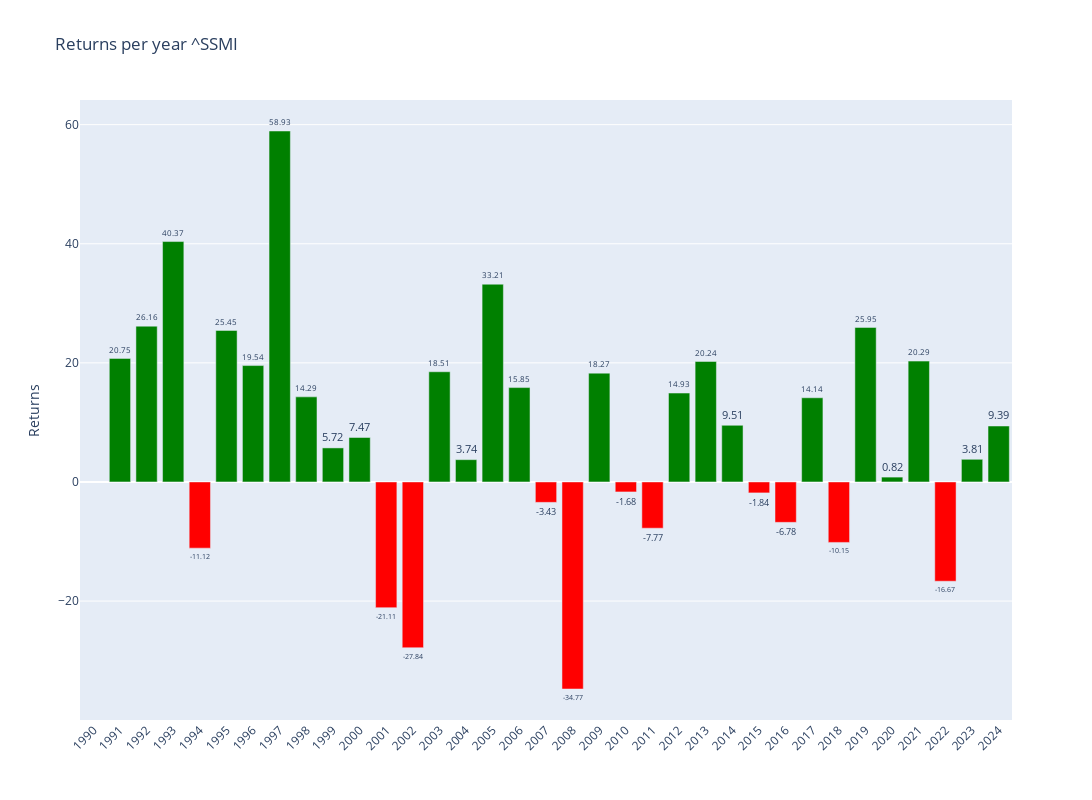

This figure's notebook cell:
### Code cell
# Plotly
fig = make_subplots()

# Add colors
colors = ['green' if x >= 0 else 'red' for x in annual_data['Return']]

# Graph (1,1)
fig.add_trace(go.Bar(y=annual_data['Return'],x=annual_data['Return'].index,text=round(annual_data['Return'],2),textposition='outside',marker_color=colors,hoverinfo='skip'),row=1,col=1)

# Update xaxis properties
fig.update_yaxes(title_text="Returns", row=1, col=1)

fig.update_layout(xaxis=dict(tickvals=annual_data.index,tickangle=-45),height=800, width=1300,title=f"Returns per year {ticker}")

fig.show()

### Figure 1 — Plotly figure (JSON) as saved in the notebook; plotly's stock layout.template omitted (floating-point values rounded to 4 significant figures)
{"data": [{"hoverinfo": "skip", "marker": {"color": ["red", "green", "green", "green", "red", "green", "green", "green", "green", "green", "green", "red", "red", "green", "green", "green", "green", "red", "red", "green", "red", "red", "green", "green", "green", "red", "red", "green", "red", "green", "green", "green", "red", "green", "green"]}, "text": [null, 20.75, 26.16, 40.37, -11.12, 25.45, 19.54, 58.93, 14.29, 5.72, 7.47, -21.11, -27.84, 18.51, 3.74, 33.21, 15.85, -3.43, -34.77, 18.27, -1.68, -7.77, 14.93, 20.24, 9.51, -1.84, -6.78, 14.14, -10.15, 25.95, 0.82, 20.29, -16.67, 3.81, 9.39], "textposition": "outside", "type": "bar", "x": [1990, 1991, 1992, 1993, 1994, 1995, 1996, 1997, 1998, 1999, 2000, 2001, 2002, 2003, 2004, 2005, 2006, 2007, 2008, 2009, 2010, 2011, 2012, 2013, 2014, 2015, 2016, 2017, 2018, 2019, 2020, 2021, 2022, 2023, 2024], "xaxis": "x", "y": [null, 20.75, 26.16, 40.37, -11.12, 25.45, 19.54, 58.93, 14.29, 5.717, 7.468, -21.11, -27.84, 18.51, 3.743, 33.21, 15.85, -3.428, -34.77, 18.27, -1.678, -7.766, 14.93, 20.24, 9.513, -1.84, -6.784, 14.14, -10.15, 25.95, 0.8154, 20.29, -16.67, 3.806, 9.393], "yaxis": "y"}], "layout": {"height": 800, "title": {"text": "Returns per year ^SSMI"}, "width": 1300, "xaxis": {"anchor": "y", "domain": [0, 1], "tickangle": -45, "tickvals": [1990, 1991, 1992, 1993, 1994, 1995, 1996, 1997, 1998, 1999, 2000, 2001, 2002, 2003, 2004, 2005, 2006, 2007, 2008, 2009, 2010, 2011, 2012, 2013, 2014, 2015, 2016, 2017, 2018, 2019, 2020, 2021, 2022, 2023, 2024]}, "yaxis": {"anchor": "x", "domain": [0, 1], "title": {"text": "Returns"}}}}
